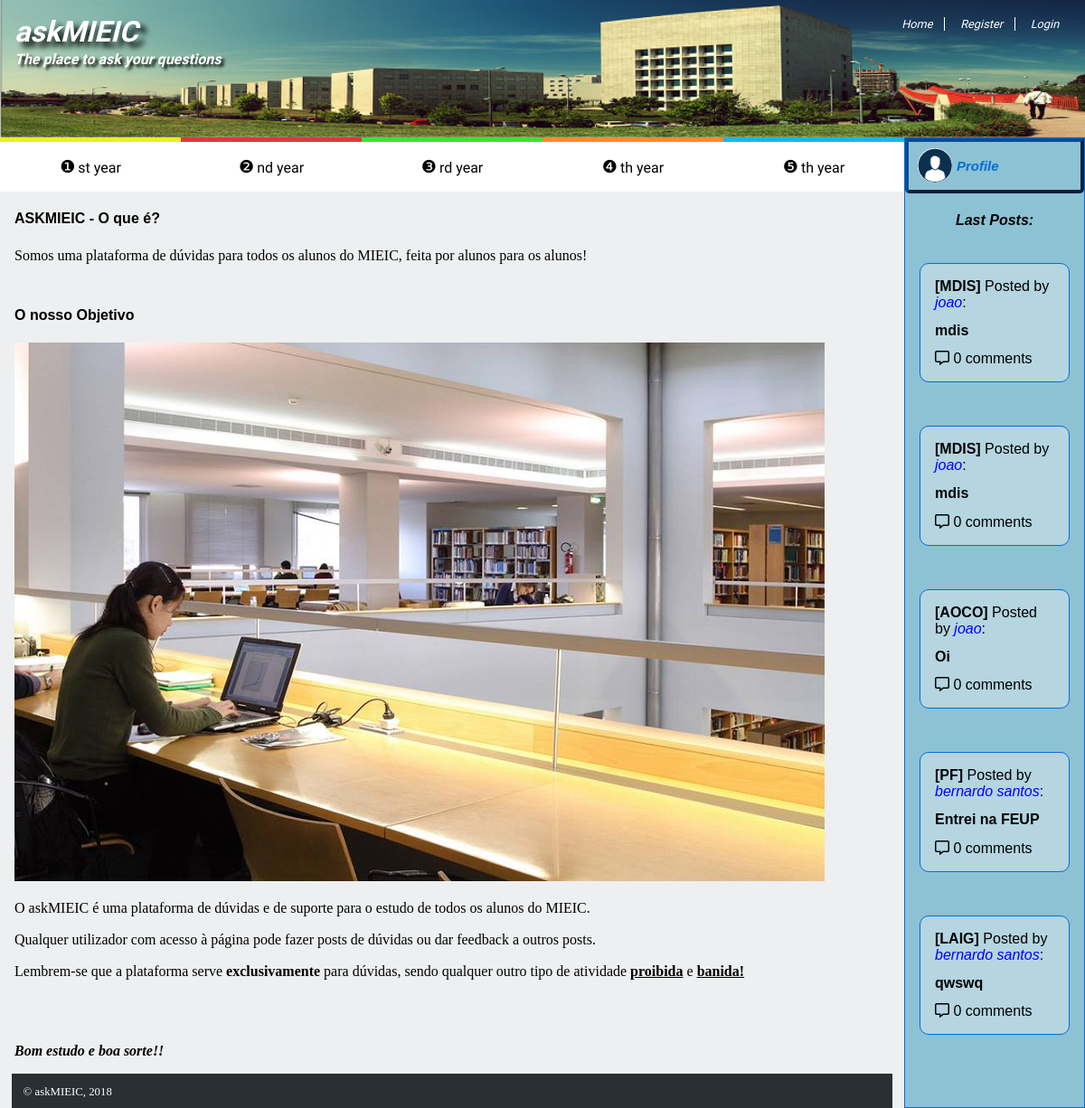
Page /pages/main.php on the earlier database version.
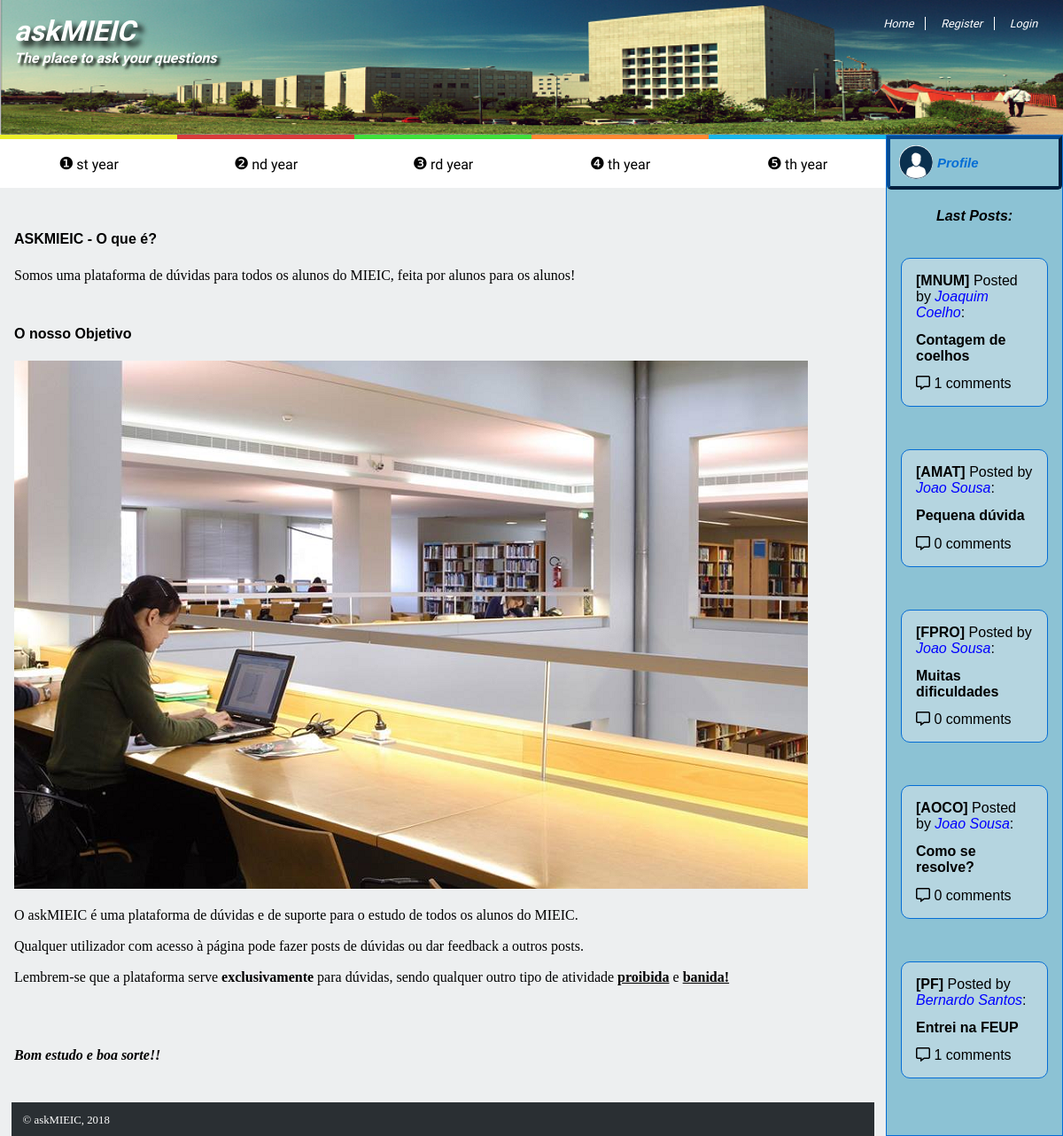
Same page on the later database version.
### tables this page shows
CREATE TABLE Post (id INTEGER PRIMARY KEY, subject INTEGER REFERENCES Subject (id) ON DELETE CASCADE NOT NULL, title VARCHAR NOT NULL, text VARCHAR NOT NULL, datetime DATETIME NOT NULL, creator INTEGER REFERENCES User (id) ON DELETE CASCADE NOT NULL, points INTEGER NOT NULL DEFAULT (0));

CREATE TABLE Subject (id INTEGER PRIMARY KEY, name VARCHAR NOT NULL UNIQUE, year INTEGER NOT NULL);

CREATE TABLE User (id INTEGER PRIMARY KEY CHECK (id >= 201000000 and id <= 201999999), name VARCHAR NOT NULL, email VARCHAR NOT NULL CHECK (email LIKE "%@%.%"), password VARCHAR NOT NULL);

### pages/main.php (called while the page is built, shortened)
<?php
    include_once('../templates/header&footer.php');
    draw_menu();
?>

### database/posts.php (called while the page is built, shortened)
<?php
  function getPostsByMostRecent() {
    global $db;
    try {
      $stmt = $db->prepare('SELECT * FROM Post ORDER BY datetime DESC');
      $stmt->execute();
      return $stmt->fetchAll();
    }
    catch(PDOException $e) {
      return null;
    }
  }
  function getCommentsFromPost($postID) {
    global $db;
    try {
      $stmt = $db->prepare('SELECT * FROM Comment WHERE post = ?');
      $stmt->execute(array($postID));
      return $stmt->fetchAll();
    }
    catch(PDOException $e) {
      return null;
    }
  }
  function getSubjectName($subjectID){
    global $db;
    try {
      $stmt = $db->prepare('SELECT name FROM Subject WHERE id = ?');
      $stmt->execute(array($subjectID));
      return $stmt->fetch();
    }
    catch(PDOException $e) {
      return false;
    }
  }
?>

### database/users.php (called while the page is built, shortened)
<?php
  function getUser($id) {
    global $db;
    try {
      $stmt = $db->prepare('SELECT * FROM User WHERE id = ?');
      $stmt->execute(array($id));
      return $stmt->fetch();
    }
    catch(PDOException $e) {
      return null;
    }
  }
?>

### templates/posts_list.php (the view, shortened to what this page needs)
<?php
  include_once('../database/users.php');
?>
<?php function draw_minified_posts($posts) {
      ?>
  <section id="posts">
  <?php
    if (!empty($posts)) {
      for ($index = 0; $index < 5 && $index < sizeof($posts); $index++) {
        draw_minified_post($posts[$index]);
      }
    } else {
        echo "There are no posts available!";
    } ?>
  </section>
<?php
  }
?>
<?php function draw_minified_post($post) {
  ?>
  <article class="post">
    <span class="subject"><?=getSubjectName($post['subject'])['name']?></span>
    <span class="user"><a href="../pages/profile.php?user=<?=getUser($post['creator'])['id']?>&csrf=<?=$_SESSION['csrf']?>"><?=getUser($post['creator'])['name']?></a></span>
    <header><h2><?=htmlspecialchars($post['title'])?></h2></header>
    <span class="comment_num"><a href="../pages/single_post.php?post=<?=$post['id']?>&csrf=<?=$_SESSION['csrf']?>"><i class="far fa-comment-alt"></i>&nbsp<?=sizeof(getCommentsFromPost($post['id']))?></a></span>
  </article>
<?php } ?>

Differences in the rows shown:
no longer on this page (row edited): post: subject.name "LAIG", creator.name "bernardo santos", title "qwswq", sizeof(getCommentsFromPost($post['id'])) "0"
added post: subject.name "MNUM", creator.name "Joaquim Coelho", title "Contagem de coelhos", sizeof(getCommentsFromPost($post['id'])) "1"
changed post: subject.name "MDIS" → "AMAT"; creator.name "joao" → "Joao Sousa"; title "mdis" → "Pequena dúvida"
changed post: subject.name "MDIS" → "FPRO"; creator.name "joao" → "Joao Sousa"; title "mdis" → "Muitas dificuldades"
changed post "AOCO": creator.name "joao" → "Joao Sousa"; title "Oi" → "Como se resolve?"
changed post "Entrei na FEUP": creator.name "bernardo santos" → "Bernardo Santos"; sizeof(getCommentsFromPost($post['id'])) "0" → "1"
